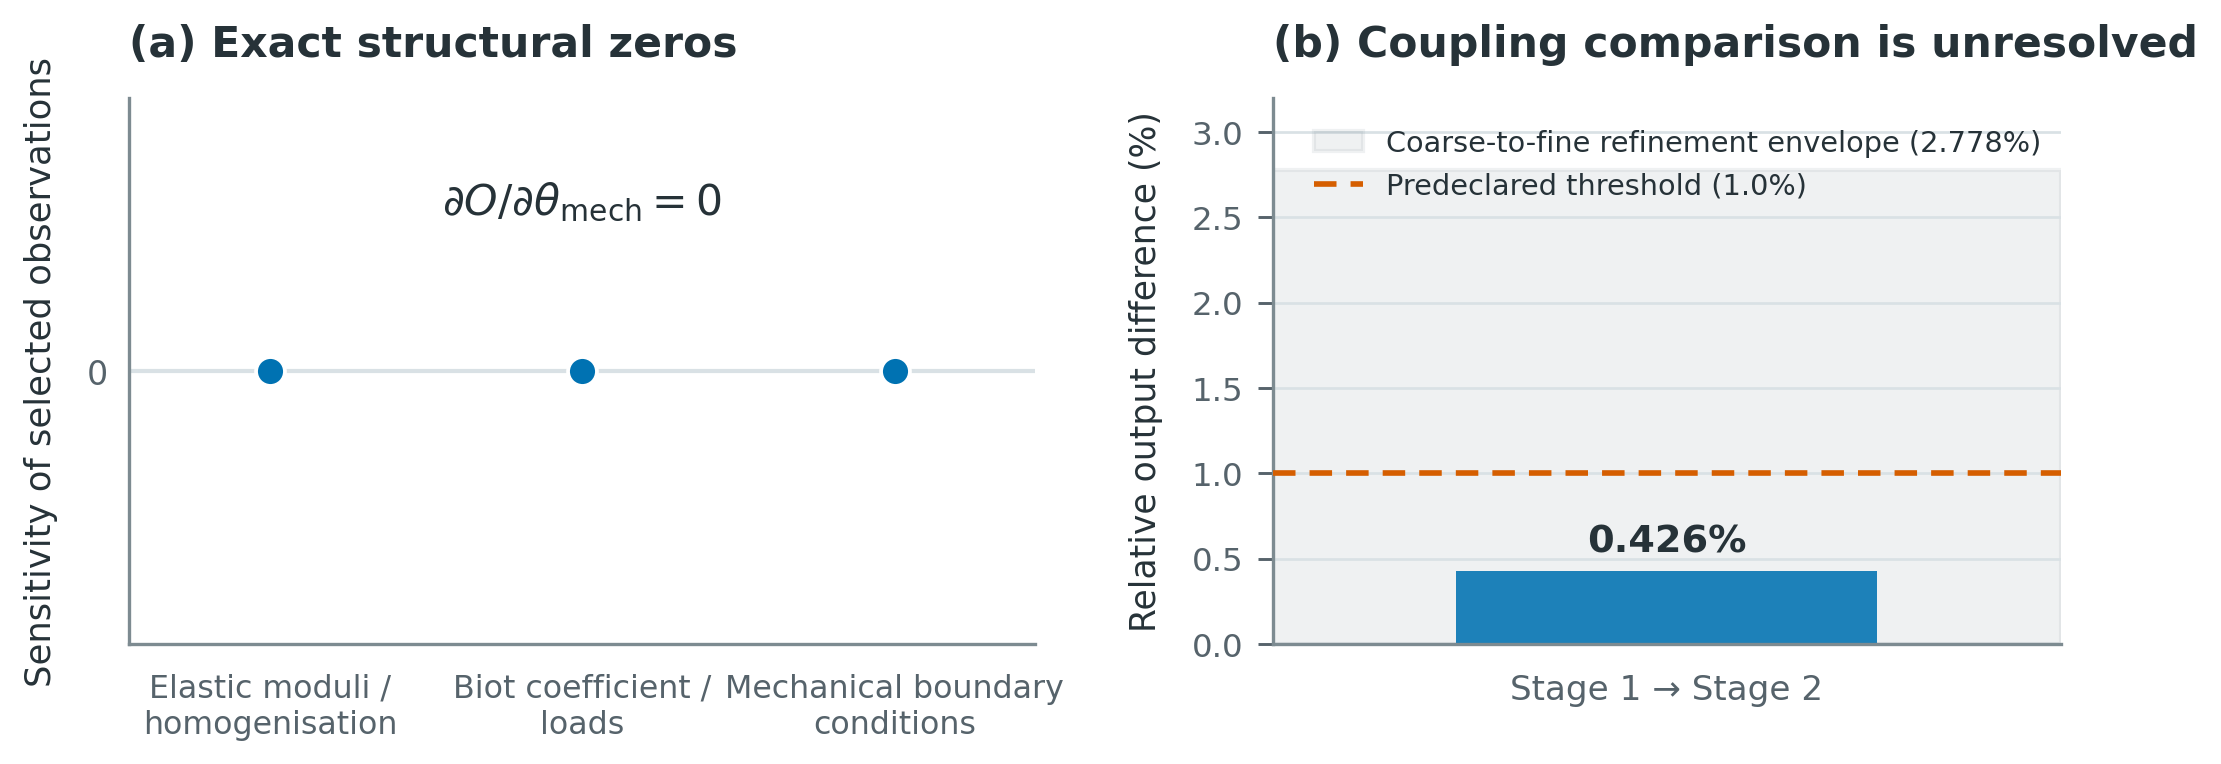

Here is the Python script that generated this plot:
from pathlib import Path
import matplotlib.pyplot as plt
import numpy as np

OUT=Path(__file__).resolve().parent
INK="#263238"; MUTED="#56636B"; GRID="#D9E1E5"; BLUE="#0072B2"; ORANGE="#D55E00"; GREY="#9AA7AD"
plt.rcParams.update({"font.family":"sans-serif","font.sans-serif":["Arial","Helvetica","DejaVu Sans"],"font.size":9,
                     "axes.labelcolor":INK,"text.color":INK,"xtick.color":MUTED,"ytick.color":MUTED,
                     "pdf.fonttype":42,"ps.fonttype":42})
fig=plt.figure(figsize=(7.4,3.25))
gs=fig.add_gridspec(1,2,width_ratios=(1.15,1.0),left=.11,right=.98,bottom=.24,top=.80,wspace=.28)
ax0=fig.add_subplot(gs[0,0]); ax1=fig.add_subplot(gs[0,1])
labels=["Elastic moduli /\nhomogenisation","Biot coefficient /\nloads","Mechanical boundary\nconditions"]
x=np.arange(len(labels)); ax0.axhline(0,color=GRID,lw=1,zorder=1)
ax0.scatter(x,np.zeros_like(x),s=48,color=BLUE,edgecolor="white",lw=.9,zorder=3)
ax0.set_xlim(-.45,len(labels)-.55); ax0.set_ylim(-.42,.42); ax0.set_xticks(x,labels,fontsize=7.6); ax0.set_yticks([0],["0"],fontsize=8)
ax0.set_ylabel("Sensitivity of selected observations",fontsize=8.5,labelpad=7)
ax0.set_title("(a) Exact structural zeros",loc="left",fontsize=10.2,fontweight="bold",pad=10,color=INK)
ax0.text(.5,.81,r"$\partial O/\partial\theta_{\mathrm{mech}} = 0$",transform=ax0.transAxes,ha="center",va="center",fontsize=10.2)
for s in ("top","right"): ax0.spines[s].set_visible(False)
for s in ("left","bottom"): ax0.spines[s].set_color("#7D8B91"); ax0.spines[s].set_linewidth(.8)
ax0.tick_params(axis="x",length=0,pad=7); ax0.tick_params(axis="y",length=0,pad=5)

effect=.4258; threshold=1.0; refinement=2.7783
ax1.axhspan(0,refinement,color=GREY,alpha=.15,zorder=0,label="Coarse-to-fine refinement envelope (2.778%)")
ax1.bar([0],[effect],width=.62,color=BLUE,alpha=.88,zorder=2)
ax1.axhline(threshold,color=ORANGE,ls=(0,(4,2.5)),lw=1.35,zorder=3,label="Predeclared threshold (1.0%)")
ax1.text(0,effect+.07,"0.426%",ha="center",va="bottom",fontsize=9.2,fontweight="bold",color=INK)
ax1.set_xlim(-.58,.58); ax1.set_ylim(0,3.2); ax1.set_xticks([0],["Stage 1 → Stage 2"],fontsize=8.2)
ax1.set_ylabel("Relative output difference (%)",fontsize=8.3,labelpad=7)
ax1.set_title("(b) Coupling comparison is unresolved",loc="left",fontsize=10.2,fontweight="bold",pad=10,color=INK)
ax1.legend(loc="upper left",bbox_to_anchor=(.02,.99),frameon=False,fontsize=6.9,handlelength=1.7)
ax1.grid(axis="y",color=GRID,lw=.65,zorder=0); ax1.set_axisbelow(True)
for s in ("top","right"): ax1.spines[s].set_visible(False)
for s in ("left","bottom"): ax1.spines[s].set_color("#7D8B91"); ax1.spines[s].set_linewidth(.8)
ax1.tick_params(axis="x",length=0,pad=7); ax1.tick_params(axis="y",labelsize=7.8,width=.7)
fig.savefig(OUT/"structural_gate_corrected.png",dpi=300,bbox_inches="tight",pad_inches=.08)
fig.savefig(OUT/"structural_gate_corrected.pdf",bbox_inches="tight",pad_inches=.08)
